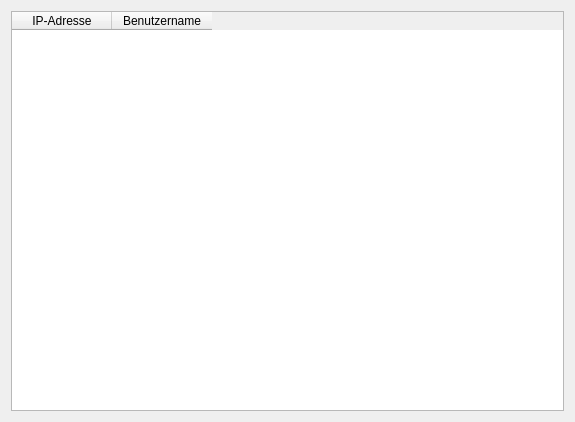
<?xml version="1.0" encoding="UTF-8"?>
<ui version="4.0">
 <class>MainForm</class>
 <widget class="QWidget" name="MainForm">
  <property name="geometry">
   <rect>
    <x>0</x>
    <y>0</y>
    <width>575</width>
    <height>422</height>
   </rect>
  </property>
  <property name="windowTitle">
   <string>Chatserver - © 01/2021 by tc</string>
  </property>
  <layout class="QVBoxLayout" name="verticalLayout">
   <item>
    <widget class="QTableWidget" name="twClients">
     <column>
      <property name="text">
       <string>IP-Adresse</string>
      </property>
     </column>
     <column>
      <property name="text">
       <string>Benutzername</string>
      </property>
     </column>
    </widget>
   </item>
  </layout>
 </widget>
 <resources/>
 <connections/>
</ui>
